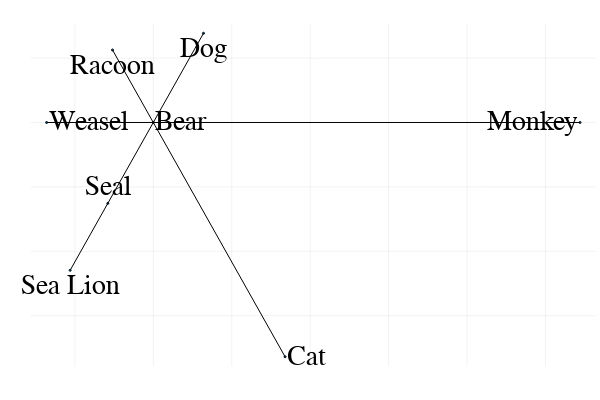

Notebook code cell kept with this figure:
### Code cell
plot!(legend=:false,axis=:false)

### Figure 1 — Plotly figure (JSON) as saved in the notebook; plotly's stock layout.template omitted (floating-point values rounded to 4 significant figures)
{"data": [{"colorbar": {"title": ""}, "hoverinfo": "text", "legendgroup": "y1", "marker": {"color": "rgba(227, 111, 71, 1.000)", "line": {"color": "rgba(0, 0, 0, 1.000)", "width": 1}, "size": 2, "symbol": "circle"}, "mode": "markers", "name": "y1", "showlegend": true, "text": [null], "type": "scatter", "x": [0], "xaxis": "x1", "y": [0], "yaxis": "y1", "zmax": 0.1, "zmin": -0.1}, {"colorbar": {"title": ""}, "hoverinfo": "text", "legendgroup": "y2", "marker": {"color": "rgba(0, 154, 250, 1.000)", "line": {"color": "rgba(0, 0, 0, 1.000)", "width": 1}, "size": 2, "symbol": "circle"}, "mode": "markers", "name": "y2", "showlegend": true, "text": [null], "type": "scatter", "x": [16], "xaxis": "x1", "y": [27.71], "yaxis": "y1", "zmax": 0.1, "zmin": -0.1}, {"colorbar": {"title": ""}, "hoverinfo": "text", "legendgroup": "y3", "line": {"color": "rgba(0, 0, 0, 1.000)", "dash": "solid", "shape": "linear", "width": 1}, "mode": "lines", "name": "y3", "showlegend": true, "text": [null, null], "type": "scatter", "x": [0, 16], "xaxis": "x1", "y": [0, 27.71], "yaxis": "y1", "zmax": 0.1, "zmin": -0.1}, {"colorbar": {"title": ""}, "hoverinfo": "text", "legendgroup": "y4", "marker": {"color": "rgba(0, 154, 250, 1.000)", "line": {"color": "rgba(0, 0, 0, 1.000)", "width": 1}, "size": 2, "symbol": "circle"}, "mode": "markers", "name": "y4", "showlegend": true, "text": [null], "type": "scatter", "x": [-13], "xaxis": "x1", "y": [22.52], "yaxis": "y1", "zmax": 0.1, "zmin": -0.1}, {"colorbar": {"title": ""}, "hoverinfo": "text", "legendgroup": "y5", "line": {"color": "rgba(0, 0, 0, 1.000)", "dash": "solid", "shape": "linear", "width": 1}, "mode": "lines", "name": "y5", "showlegend": true, "text": [null, null], "type": "scatter", "x": [0, -13], "xaxis": "x1", "y": [0, 22.52], "yaxis": "y1", "zmax": 0.1, "zmin": -0.1}, {"colorbar": {"title": ""}, "hoverinfo": "text", "legendgroup": "y6", "marker": {"color": "rgba(0, 154, 250, 1.000)", "line": {"color": "rgba(0, 0, 0, 1.000)", "width": 1}, "size": 2, "symbol": "circle"}, "mode": "markers", "name": "y6", "showlegend": true, "text": [null], "type": "scatter", "x": [-34], "xaxis": "x1", "y": [0], "yaxis": "y1", "zmax": 0.1, "zmin": -0.1}, {"colorbar": {"title": ""}, "hoverinfo": "text", "legendgroup": "y7", "line": {"color": "rgba(0, 0, 0, 1.000)", "dash": "solid", "shape": "linear", "width": 1}, "mode": "lines", "name": "y7", "showlegend": true, "text": [null, null], "type": "scatter", "x": [0, -34], "xaxis": "x1", "y": [0, 0], "yaxis": "y1", "zmax": 0.1, "zmin": -0.1}, {"colorbar": {"title": ""}, "hoverinfo": "text", "legendgroup": "y8", "marker": {"color": "rgba(0, 154, 250, 1.000)", "line": {"color": "rgba(0, 0, 0, 1.000)", "width": 1}, "size": 2, "symbol": "circle"}, "mode": "markers", "name": "y8", "showlegend": true, "text": [null], "type": "scatter", "x": [-14.5], "xaxis": "x1", "y": [-25.11], "yaxis": "y1", "zmax": 0.1, "zmin": -0.1}, {"colorbar": {"title": ""}, "hoverinfo": "text", "legendgroup": "y9", "line": {"color": "rgba(0, 0, 0, 1.000)", "dash": "solid", "shape": "linear", "width": 1}, "mode": "lines", "name": "y9", "showlegend": true, "text": [null, null], "type": "scatter", "x": [0, -14.5], "xaxis": "x1", "y": [0, -25.11], "yaxis": "y1", "zmax": 0.1, "zmin": -0.1}, {"colorbar": {"title": ""}, "hoverinfo": "text", "legendgroup": "y10", "marker": {"color": "rgba(0, 154, 250, 1.000)", "line": {"color": "rgba(0, 0, 0, 1.000)", "width": 1}, "size": 2, "symbol": "circle"}, "mode": "markers", "name": "y10", "showlegend": true, "text": [null], "type": "scatter", "x": [42], "xaxis": "x1", "y": [-72.75], "yaxis": "y1", "zmax": 0.1, "zmin": -0.1}, {"colorbar": {"title": ""}, "hoverinfo": "text", "legendgroup": "y11", "line": {"color": "rgba(0, 0, 0, 1.000)", "dash": "solid", "shape": "linear", "width": 1}, "mode": "lines", "name": "y11", "showlegend": true, "text": [null, null], "type": "scatter", "x": [0, 42], "xaxis": "x1", "y": [0, -72.75], "yaxis": "y1", "zmax": 0.1, "zmin": -0.1}, {"colorbar": {"title": ""}, "hoverinfo": "text", "legendgroup": "y12", "marker": {"color": "rgba(0, 154, 250, 1.000)", "line": {"color": "rgba(0, 0, 0, 1.000)", "width": 1}, "size": 2, "symbol": "circle"}, "mode": "markers", "name": "y12", "showlegend": true, "text": [null], "type": "scatter", "x": [136], "xaxis": "x1", "y": [0], "yaxis": "y1", "zmax": 0.1, "zmin": -0.1}, {"colorbar": {"title": ""}, "hoverinfo": "text", "legendgroup": "y13", "line": {"color": "rgba(0, 0, 0, 1.000)", "dash": "solid", "shape": "linear", "width": 1}, "mode": "lines", "name": "y13", "showlegend": true, "text": [null, null], "type": "scatter", "x": [0, 136], "xaxis": "x1", "y": [0, 0], "yaxis": "y1", "zmax": 0.1, "zmin": -0.1}, {"colorbar": {"title": ""}, "hoverinfo": "text", "legendgroup": "y14", "line": {"color": "rgba(0, 0, 0, 1.000)", "dash": "solid", "shape": "linear", "width": 1}, "mode": "lines", "name": "y14", "showlegend": true, "text": [null, null], "type": "scatter", "x": [-26.5, -14.5], "xaxis": "x1", "y": [-45.9, -25.11], "yaxis": "y1", "zmax": 0.1, "zmin": -0.1}, {"colorbar": {"title": ""}, "hoverinfo": "text", "legendgroup": "y15", "marker": {"color": "rgba(0, 154, 250, 1.000)", "line": {"color": "rgba(0, 0, 0, 1.000)", "width": 1}, "size": 2, "symbol": "circle"}, "mode": "markers", "name": "y15", "showlegend": true, "text": [null], "type": "scatter", "x": [-26.5], "xaxis": "x1", "y": [-45.9], "yaxis": "y1", "zmax": 0.1, "zmin": -0.1}], "layout": {"annotations": [{"font": {"color": "rgba(0, 0, 0, 1.000)", "family": "sans-serif", "size": 28}, "rotation": 0, "showarrow": false, "text": "Bear", "x": 0, "xanchor": "left", "xref": "x", "y": 0, "yanchor": "middle", "yref": "y"}, {"font": {"color": "rgba(0, 0, 0, 1.000)", "family": "sans-serif", "size": 28}, "rotation": 0, "showarrow": false, "text": "Dog", "x": 16, "xanchor": "center", "xref": "x", "y": 27.71, "yanchor": "top", "yref": "y"}, {"font": {"color": "rgba(0, 0, 0, 1.000)", "family": "sans-serif", "size": 28}, "rotation": 0, "showarrow": false, "text": "Racoon", "x": -13, "xanchor": "center", "xref": "x", "y": 22.52, "yanchor": "top", "yref": "y"}, {"font": {"color": "rgba(0, 0, 0, 1.000)", "family": "sans-serif", "size": 28}, "rotation": 0, "showarrow": false, "text": "Weasel", "x": -34, "xanchor": "left", "xref": "x", "y": 0, "yanchor": "middle", "yref": "y"}, {"font": {"color": "rgba(0, 0, 0, 1.000)", "family": "sans-serif", "size": 28}, "rotation": 0, "showarrow": false, "text": "Seal", "x": -14.5, "xanchor": "center", "xref": "x", "y": -25.11, "yanchor": "bottom", "yref": "y"}, {"font": {"color": "rgba(0, 0, 0, 1.000)", "family": "sans-serif", "size": 28}, "rotation": 0, "showarrow": false, "text": "Cat", "x": 42, "xanchor": "left", "xref": "x", "y": -72.75, "yanchor": "middle", "yref": "y"}, {"font": {"color": "rgba(0, 0, 0, 1.000)", "family": "sans-serif", "size": 28}, "rotation": 0, "showarrow": false, "text": "Monkey", "x": 136, "xanchor": "right", "xref": "x", "y": 0, "yanchor": "middle", "yref": "y"}, {"font": {"color": "rgba(0, 0, 0, 1.000)", "family": "sans-serif", "size": 28}, "rotation": 0, "showarrow": false, "text": "Sea Lion", "x": -26.5, "xanchor": "center", "xref": "x", "y": -45.9, "yanchor": "top", "yref": "y"}], "height": 400, "margin": {"b": 20, "l": 0, "r": 0, "t": 20}, "paper_bgcolor": "rgba(255, 255, 255, 1.000)", "plot_bgcolor": "rgba(255, 255, 255, 1.000)", "showlegend": false, "width": 600, "xaxis": {"anchor": "y1", "domain": [0.05101, 0.9934], "gridcolor": "rgba(0, 0, 0, 0.100)", "gridwidth": 0.5, "linecolor": "rgba(0, 0, 0, 1.000)", "mirror": false, "range": [-39.1, 141.1], "showgrid": true, "showline": false, "showticklabels": false, "tickangle": 0, "tickcolor": "rgba(0, 0, 0, 0.000)", "tickfont": {"color": "rgba(0, 0, 0, 1.000)", "family": "sans-serif", "size": 11}, "tickmode": "array", "ticks": "inside", "ticktext": ["-25", "0", "25", "50", "75", "100", "125"], "tickvals": [-25, 0, 25, 50, 75, 100, 125], "title": "", "titlefont": {"color": "rgba(0, 0, 0, 1.000)", "family": "sans-serif", "size": 15}, "type": "-", "visible": true, "zeroline": false, "zerolinecolor": "rgba(0, 0, 0, 1.000)"}, "yaxis": {"anchor": "x1", "domain": [0.03762, 0.9902], "gridcolor": "rgba(0, 0, 0, 0.100)", "gridwidth": 0.5, "linecolor": "rgba(0, 0, 0, 1.000)", "mirror": false, "range": [-75.76, 30.73], "showgrid": true, "showline": false, "showticklabels": false, "tickangle": 0, "tickcolor": "rgba(0, 0, 0, 0.000)", "tickfont": {"color": "rgba(0, 0, 0, 1.000)", "family": "sans-serif", "size": 11}, "tickmode": "array", "ticks": "inside", "ticktext": ["-60", "-40", "-20", "0", "20"], "tickvals": [-60, -40, -20, 0, 20], "title": "", "titlefont": {"color": "rgba(0, 0, 0, 1.000)", "family": "sans-serif", "size": 15}, "type": "-", "visible": true, "zeroline": false, "zerolinecolor": "rgba(0, 0, 0, 1.000)"}}}
